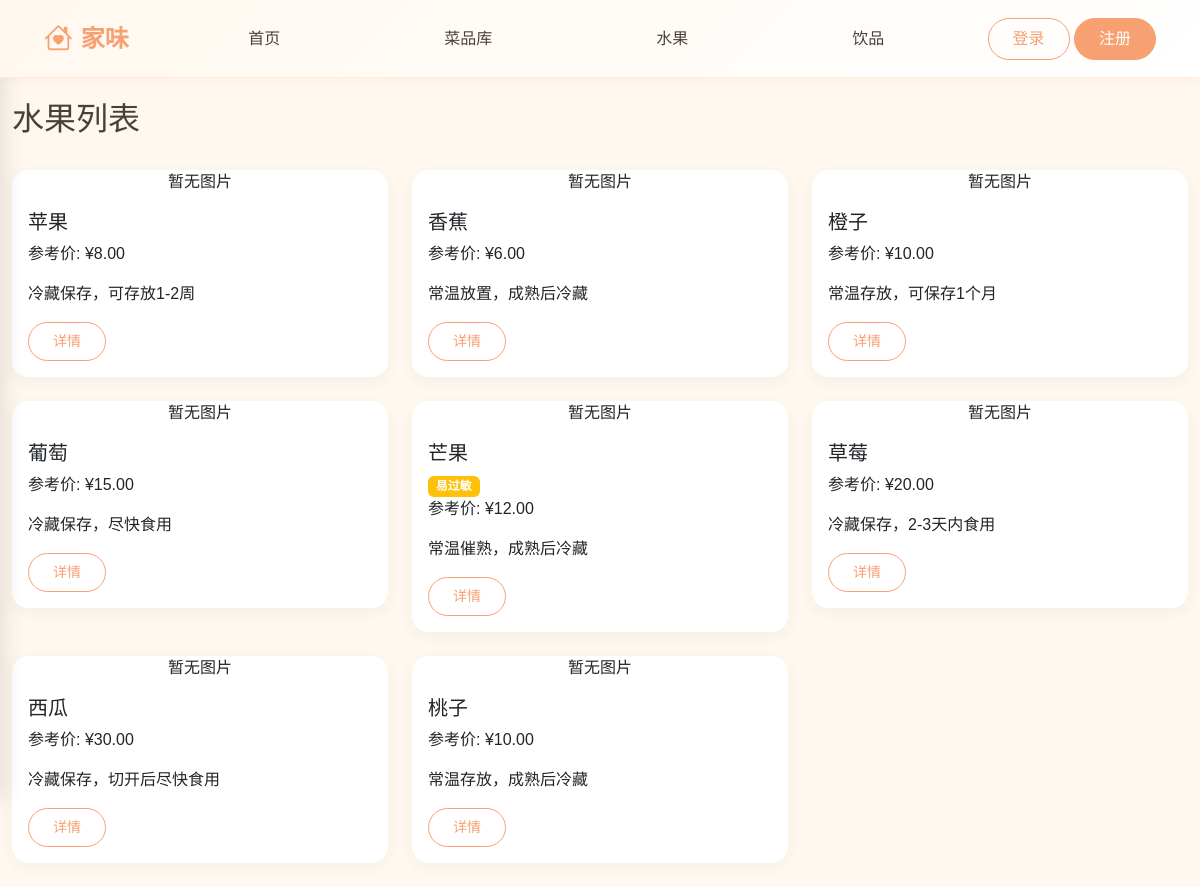
/fruits/, run on the app's committed database.
### core/models.py (models this page shows, shortened)
class Fruit(models.Model):
    id = models.AutoField(primary_key=True)
    name = models.CharField(max_length=50, unique=True, verbose_name='水果名称')
    image = models.CharField(max_length=200, blank=True, null=True, verbose_name='图片路径')
    store_tip = models.TextField(blank=True, null=True, verbose_name='储存建议')
    base_price = models.DecimalField(max_digits=6, decimal_places=2, verbose_name='基础参考单价')
    is_allergy = models.BooleanField(default=False, verbose_name='是否易过敏')
    class Meta:
        db_table = 'fruit'
        verbose_name = '水果'
        verbose_name_plural = '水果'

### core/views.py (the view)
# urls.py: path('fruits/', views.fruit_list, name='fruit_list'),
def fruit_list(request):
    fruits = Fruit.objects.all()
    fruits_with_allergy = []
    for fruit in fruits:
        has_allergy = False
        if request.user.is_authenticated:
            has_allergy = check_fruit_has_allergy(fruit, request.user)
        fruits_with_allergy.append({
            'fruit': fruit,
            'has_allergy': has_allergy
        })
    return render(request, 'fruit_list.html', {
        'fruits': fruits_with_allergy
    })

### templates/fruit_list.html (shortened to what this page needs)
{% extends 'base.html' %}
{% block content %}
<div class="d-flex justify-content-between align-items-center mb-4">
    <h2>水果列表</h2>
</div>
<div class="row">
    {% for item in fruits %}
    <div class="col-md-4 col-sm-6 mb-4">
        <div class="card">
            {% if item.fruit.image %}
            <img src="{{ MEDIA_URL }}{{ item.fruit.image }}" class="card-img-custom" alt="{{ item.fruit.name }}">
            {% else %}
            <div class="card-img-custom bg-gray-200 d-flex align-items-center justify-content-center">
                <span class="text-gray-400">暂无图片</span>
            </div>
            {% endif %}
            <div class="card-body">
                <h5 class="card-title">{{ item.fruit.name }}</h5>
                {% if item.fruit.is_allergy %}
                <span class="badge bg-warning">易过敏</span>
                {% endif %}
                <p class="card-text">参考价: ¥{{ item.fruit.base_price }}</p>
                <p class="card-text text-sm">{{ item.fruit.store_tip|truncatechars:50 }}</p>
                <div class="d-flex gap-2">
                    <a href="{% url 'fruit_detail' item.fruit.id %}" class="btn btn-outline-primary btn-sm">详情</a>
                </div>
            </div>
        </div>
    </div>
    {% empty %}
    <p class="text-muted">暂无水果</p>
    {% endfor %}
</div>
{% endblock %}

### templates/base.html (style rules this page uses)
:root { --primary-color: #F7A072; --bg-color: #FFF8EF; --green-color: #94B49F; --danger-color: #E07272; --text-color: #4A403A; --text-light: #88807A; }
body { font-family: "Microsoft YaHei", "PingFang SC", "Source Han Sans SC", sans-serif; background-color: var(--bg-color); color: var(--text-color); margin: 0; padding: 0; min-height: 100vh; }
.btn-outline-primary { border-color: var(--primary-color); color: var(--primary-color); border-radius: 25px; padding: 0.5rem 1.5rem; font-weight: 500; transition: all 0.3s ease; }
.card { background: white; border-radius: 16px; border: none; box-shadow: 0 4px 15px rgba(74, 64, 58, 0.05); overflow: hidden; transition: all 0.3s ease; }

### data on the page
Fruit: shows "暂无图片", fruit.name "苹果", fruit.base_price "8.00", fruit.store_tip "冷藏保存，可存放1-2周"
Fruit: shows "暂无图片", fruit.name "香蕉", fruit.base_price "6.00", fruit.store_tip "常温放置，成熟后冷藏"
Fruit: shows "暂无图片", fruit.name "橙子", fruit.base_price "10.00", fruit.store_tip "常温存放，可保存1个月"
Fruit: shows "暂无图片", fruit.name "葡萄", fruit.base_price "15.00", fruit.store_tip "冷藏保存，尽快食用"
Fruit: shows "暂无图片", fruit.name "芒果", is_allergy "易过敏", fruit.base_price "12.00", fruit.store_tip "常温催熟，成熟后冷藏"
Fruit: shows "暂无图片", fruit.name "草莓", fruit.base_price "20.00", fruit.store_tip "冷藏保存，2-3天内食用"
Fruit: shows "暂无图片", fruit.name "西瓜", fruit.base_price "30.00", fruit.store_tip "冷藏保存，切开后尽快食用"
Fruit: shows "暂无图片", fruit.name "桃子", fruit.base_price "10.00", fruit.store_tip "常温存放，成熟后冷藏"
